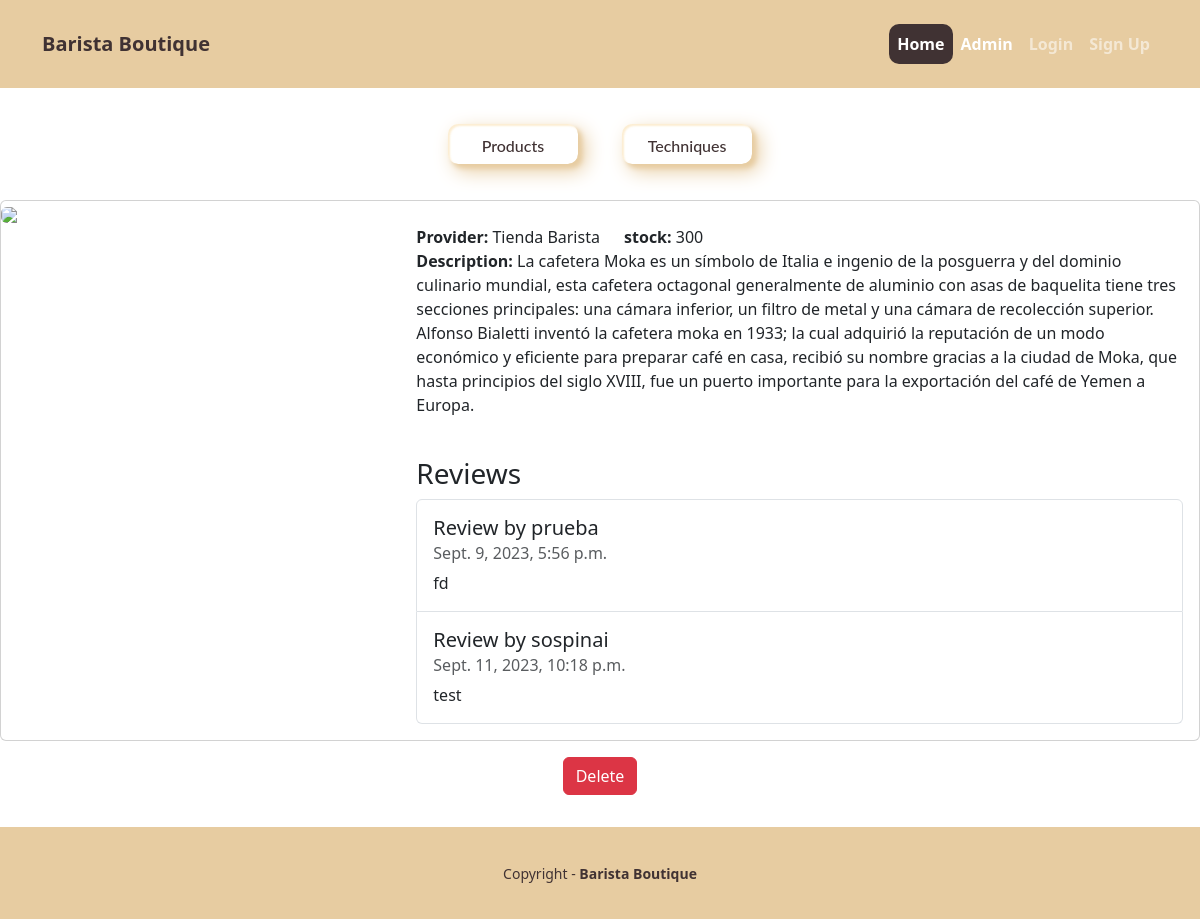
Page /products/14 on the earlier database version.
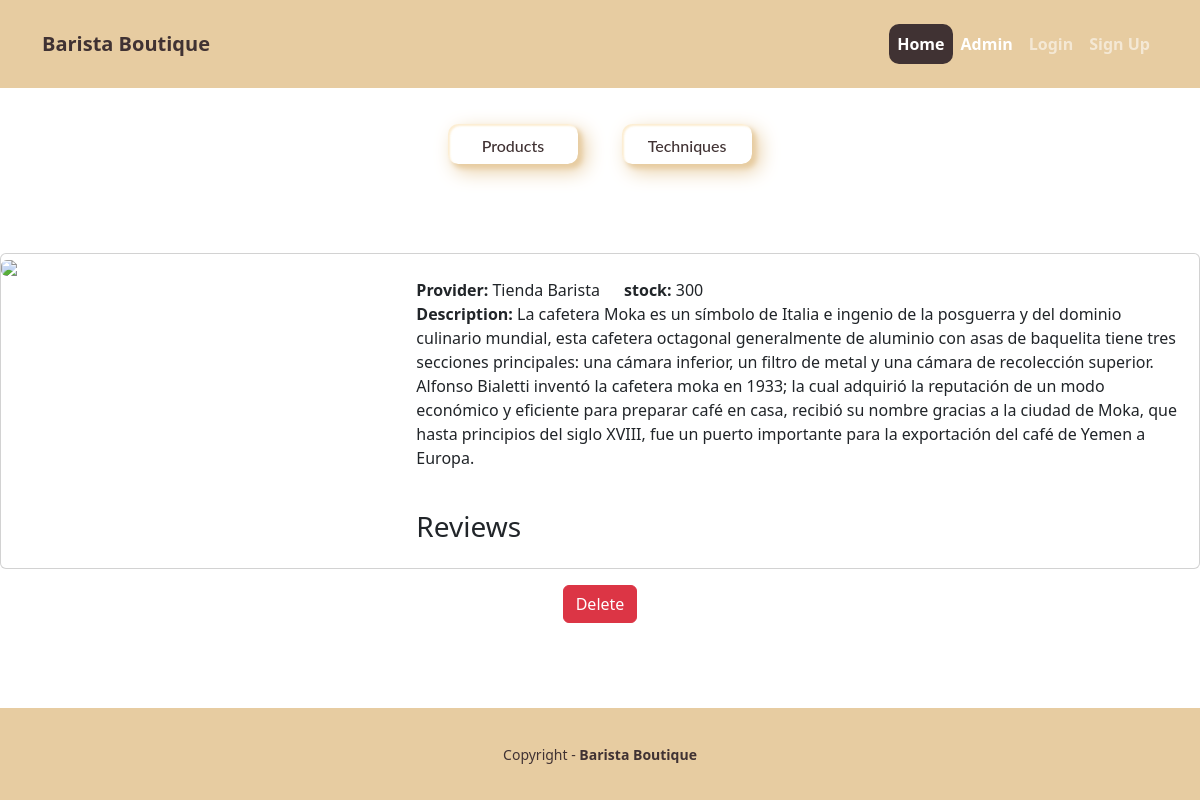
Same page on the later database version.
### pages/models.py (models this page shows, shortened)
class Review(models.Model):
  text = models.CharField(max_length=100)
  date = models.DateTimeField(auto_now_add=True)
  user = models.ForeignKey(User,on_delete=models.CASCADE)
  product = models.ForeignKey(Product,on_delete=models.CASCADE)
  buyAgain = models.BooleanField()

### pages/views.py (the view)
# urls.py: path('products/<str:id>', ProductShowView.as_view(), name='detail'),
class ProductShowView(View):
  template_name = 'detail.html'
  def get(self, request, id):
    try:
      product_id = int(id)
      if product_id < 1:
        raise ValueError('Product id must be 1 or greater')
      product = get_object_or_404(Product, pk=product_id)
    except (ValueError, IndexError):
      return HttpResponseRedirect(reverse('home'))
    viewData = {}
    product = get_object_or_404(Product, pk=product_id)
    viewData['title'] = product.tittle + ' - Tienda de Café - El barista'
    viewData['subtitle'] =  product.tittle + ' - Product information'
    viewData['product'] = product
    reviews = Review.objects.filter(product=product)
    viewData['reviews'] = reviews
    return render(request, self.template_name, viewData)

### pages/templates/detail.html (shortened to what this page needs)
{% extends 'pages/base.html' %}
{% block content %}
<div class="card mb-3">
  <div class="row g-0">
    <div class="col-md-4">
      <img src="https://i.pinimg.com/564x/13/61/6d/13616d072ddca840b412866908b41854.jpg" class="img-fluid rounded-start">
    </div>
    <div class="col-md-8">
      <div class="card-body">
        <div class="flex">
          <p style="display: inline; margin-right: 20px;">
            <strong>Provider: </strong>{{product.provider}}
          </p>
          <p style="display: inline;">
            <strong>stock: </strong>{{product.stock}}
          </p>
        </div>
        <p>
          <strong>Description: </strong>{{product.description}}
        </p>
        <br />
        <h3>Reviews</h3>
        <ul class="list-group">
        {% for review in reviews %}
          <li class="list-group-item pb-3 pt-3">
            <h5 class="card-title">
              Review by {{ review.user.username }}
            </h5>
            <h6 class="card-subtitle mb-2 text-muted">
              {{ review.date }}
            </h6>
            <p class="card-text">{{ review.text }}</p>
          </li>
        {% endfor %}
        </ul>
      </div>
    </div>
  </div>
</div>
<div class="d-flex justify-content-center">
  <form action="{% url 'delete' product.id %}" method="POST">
    <button type="submit" class="btn btn-danger" onclick="return confirm('Are you sure you want to delete this product?')">Delete</button>
  </form>
</div>
{% endblock content %}

Differences in the rows shown:
removed Review: user.username "prueba", date "Sept. 9, 2023, 5:56 p.m.", text "fd"
removed Review: user.username "sospinai", date "Sept. 11, 2023, 10:18 p.m.", text "test"
